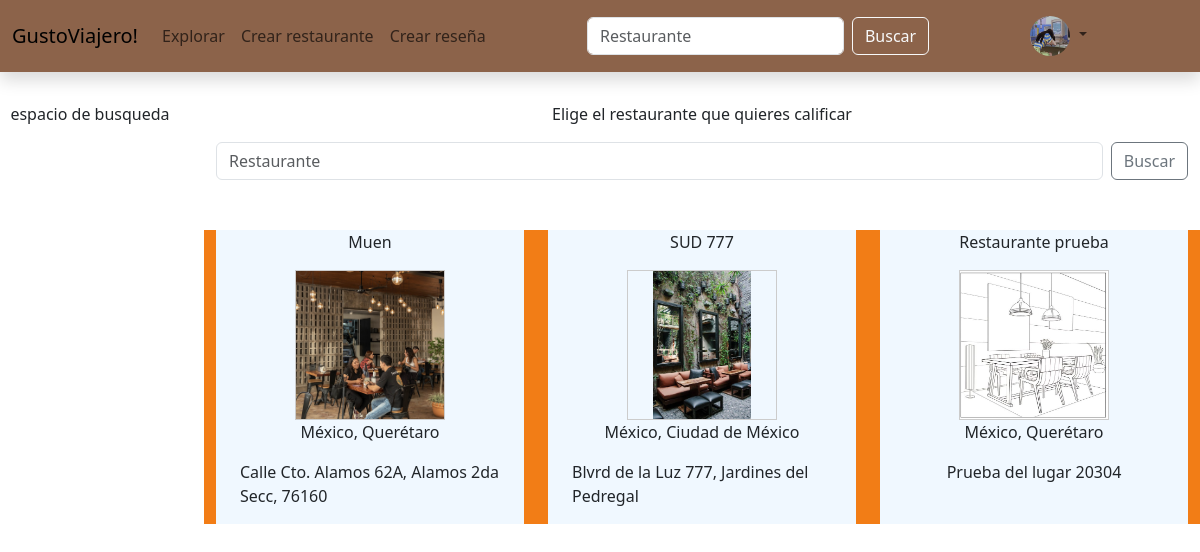
Screenshot of /elegirrestaurante/ (signed in) with the database file from the repository.
### inicio/models.py (models this page shows, shortened)
class FotoUsuario(models.Model):
    UsuarioID=models.OneToOneField(User, on_delete=models.CASCADE)
    Imagen=models.ImageField(upload_to='uploads/perfil', blank=True, null=True)

class Restaurante (models.Model):
    Nombre=models.CharField(max_length=50, default='Restaurante')
    Propietario=models.ForeignKey(User, on_delete=models.CASCADE, default=1)
    Pais=models.CharField(max_length=50)
    Estado=models.CharField(max_length=50)
    Direccion=models.CharField(max_length=200)
    Promedio=models.DecimalField(max_digits=3,decimal_places=2, default=0, blank=True)
    TipoCocina=models.ForeignKey(TipoCocina,on_delete=models.CASCADE, blank=True, null=True)
    CategoriaL=models.ForeignKey(CategoriaL,on_delete=models.CASCADE, blank=True, null=True)
    Apertura=models.TimeField()
    Cierre=models.TimeField()
    Descripción=models.CharField(max_length=280, null=True, blank=True)

class FotosLugar(models.Model):
    RestauranteID=models.ForeignKey(Restaurante, on_delete=models.CASCADE, blank=True)
    Imagen=models.ImageField(upload_to='uploads/lugar', blank=True, null=True)

### inicio/views.py (the view)
# urls.py: path('elegirrestaurante/',views.elegir_restaurante, name='elegir_restaurante'),
def elegir_restaurante(request):
    if request.user.is_authenticated:
        usuario = request.user
        foto = FotoUsuario.objects.filter(UsuarioID=usuario).first()
        Elementos=Restaurante.objects.all().exclude(Propietario=usuario).prefetch_related('fotoslugar_set')
        return render (request, "elegir_restaurante.html",{'Elementos': Elementos, 'usuario':usuario,'foto':foto})

### inicio/templates/elegir_restaurante.html (shortened to what this page needs)
{% extends 'base.html' %}
{% load static %}
{% block content %}
<div class="row" style="margin-top: 30px;">
    <div class="col-2">
        <p class="d-flex justify-content-center">espacio de busqueda</p>
    </div>
    <div class="col-10">
        <div class="row">
            <div class="container">
                <p class="d-flex justify-content-center">Elige el restaurante que quieres calificar</p>
                <div class="container d-flex">
                    <input class="form-control me-2" type="search" placeholder="Restaurante" aria-label="Search">
                    <button class="btn btn-outline-secondary" type="submit">Buscar</button>
                </div>
            </div>
        </div>
        <div class="container" style="margin-top: 50px;">
            {% if Elementos %}
            <div class="row">
                {% for Elemento in Elementos %}
                <div class="col-4" style="background-color:#F27D16">
                    <a href="{% url 'crear_resena' Elemento.id %}" style="text-decoration: none; color: inherit;">
                        <div class="container restaurante" style="background-color: aliceblue; height: 100%;">
                            <p class="d-flex justify-content-center"> {{Elemento.Nombre}}</p>
                            <div style="width: 150px; height: 150px; overflow: hidden; margin: 0 auto; border: 1px solid #ccc;">
                                {% if Elemento.fotoslugar_set.all %}
                                    <img src="{{ Elemento.fotoslugar_set.all.0.Imagen.url }}" alt="{{ Elemento.Nombre }}" style="width: 100%; height: 100%; object-fit: contain;">
                                {% else %}
                                    <img src="{% static 'images/default.jpg' %}" alt="{{ Elemento.Nombre }}" style="width: 100%; height: 100%; object-fit: contain;">
                                {% endif %}
                            </div>
                            <div class="container-fluid">
                                <p class="d-flex justify-content-center">{{ Elemento.Pais }}, {{ Elemento.Estado }}</p>
                                <p class="d-flex justify-content-center">{{ Elemento.Direccion }}</p>
                            </div>
                        </div>
                    </a>
                </div>
                {% endfor%}
            </div>
        {% else %}
        <div class="col-md-8 text-center">
            <p>No existen restaurantes para hacer una reseña</p>
            <a href="{% url 'crear_restaurante' %}" class="btn btn-light" style="color: #F27D16;">Crear restaurante</a>
        </div>
        {% endif%}
    </div>
</div>
</div>
{% endblock %}

### inicio/templates/base.html (shortened to what this page needs)
{% load static %}
<!doctype html>
<html lang="es">
  <head>
    <link href="https://cdn.jsdelivr.net/npm/bootstrap@5.3.2/dist/css/bootstrap.min.css" rel="stylesheet">
    <link href="css/style.css" rel="stylesheet">
  </head>
  <body>
    <nav class="navbar navbar-expand-lg shadow" style="background-color: #8C634A;">
      <div class="container-fluid">
        <a class="navbar-brand">GustoViajero!</a>
        <div class="collapse navbar-collapse" id="navbarSupportedContent">
          <ul class="navbar-nav me-auto mb-2 mb-lg-0">
            <li class="nav-item">
              <a class="nav-link" aria-current="page" href="#">Explorar</a>
            </li>
            <li class="nav-item">
              <a class="nav-link" aria-current="page" href="{% url 'crear_restaurante' %}">Crear restaurante</a>
            </li>
            <li class="nav-item">
              <a class="nav-link" aria-current="page" href="{% url 'elegir_restaurante' %}">Crear reseña</a>
            </li>
          </ul>
        </div>
        <div class="collapse navbar-collapse" id="navbarSupportedContent">
          <ul class="navbar-nav me-auto mb-2 mb-lg-0">
          <form class="d-flex" role="search">
            <input class="form-control me-2" type="search" placeholder="Restaurante" aria-label="Search">
            <button class="btn btn-outline-light" type="submit">Buscar</button>
          </form>
          </ul>
        </div>
        <div class="collapse navbar-collapse justify-content-end" id="navbarSupportedContent">
          <ul class="navbar-nav me-auto mb-2 mb-lg-0">
            <li class="nav-item dropdown">
              <a class="nav-link dropdown-toggle" href="#" role="button" data-bs-toggle="dropdown" aria-expanded="false">
                {% if foto %}
                <img src="{{foto.Imagen.url}}" width="40" height="40" style="border-radius: 50%;">
                {% else %}
                <img src="{% static 'images/default-perfil.jpg' %}" width="40" height="40" style="border-radius: 50%;">
                {% endif %}
              </a>
            </li>
          </ul>
        </div>
      </div>
    </nav>
    {% block content %}
    {% endblock %}
  </body>
</html>

### inicio/templates/elegir_restaurante.html (style rules this page uses)
.restaurante { cursor: pointer; transition: transform 0.3s ease; }

### rows the page displays
FotoUsuario: Imagen (picture)
Restaurante: Nombre "Muen", fotoslugar_set.all.0.Imagen (picture), Pais "México", Estado "Querétaro", Direccion "Calle Cto. Alamos 62A, Alamos 2da Secc, 76160"
Restaurante: Nombre "SUD 777", fotoslugar_set.all.0.Imagen (picture), Pais "México", Estado "Ciudad de México", Direccion "Blvrd de la Luz 777, Jardines del Pedregal"
Restaurante: Nombre "Restaurante prueba", Pais "México", Estado "Querétaro", Direccion "Prueba del lugar 20304"
